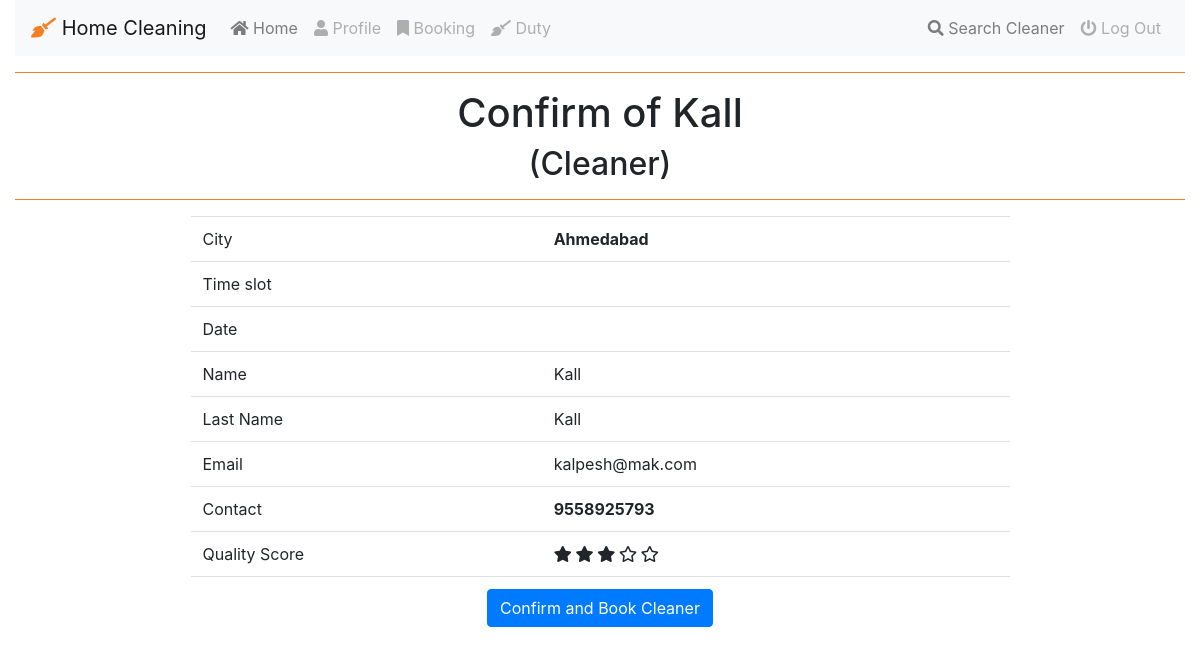
Screenshot of /cleanerconfirm/11 (signed in) with the database file from the repository.
### registration/models.py (models this page shows, shortened)
class CleanerModel(models.Model):
    user = models.OneToOneField(User,on_delete=models.CASCADE)
    quality_score = models.FloatField(default=0)
    city=models.ForeignKey(CityModel,null=True,on_delete=models.SET_NULL)

class User(AbstractUser):
    username= models.CharField('username',max_length=12)
    contact = models.CharField('Contact',max_length=10,unique=True)
    first_name  = models.CharField('first_last',max_length=30)
    last_name   = models.CharField('Last_last',max_length=30)
    is_cleaner  = models.BooleanField('cleaner', default=False)
    USERNAME_FIELD = 'contact'
    REQUIRED_FIELDS = ['username']
    def get_absolute_url(self):
        return reverse("registration:profile", kwargs={"pk": self.pk})

class CityModel(models.Model):
    name=models.CharField(max_length=25)
    def __str__(self):
        return self.name

### booking/views.py (the view)
# urls.py: path('cleanerconfirm/<int:pk>',CleanerConfirm.as_view(),name='cleanerconfirm'),
@method_decorator(login_required, name='dispatch')
class CleanerConfirm(View):
    def get(self,request,pk):
        cleaner=get_object_or_404(CleanerModel,pk=pk)
        return render(request,"booking/cleanerconfirm.html",{'cleaner':cleaner,'range':range(5)})

### templates/booking/cleanerconfirm.html (shortened to what this page needs)
{% extends 'registration/base.html' %}
{% block body %}
<div class="col-md-12">
<center>
<hr>
    <h1>Confirm of {{ cleaner.user.first_name|title }}</h1><h2>(Cleaner)</h2>
<hr>
<table class="table table-hover" style="width:70%;">
    <tr>
        <td>City</td>
        <td style="font-weight:bold;">{{ cleaner.city }}</td>
    </tr>
    <tr>
        <td>Time slot</td>
        <td style="font-weight:bold;"><script>document.write(timeslot[{{ request.session.timeslot }}])</script></td>
    </tr>
    <tr>
        <td>Date</td>
        <td style="font-weight:bold;">{{ request.session.date }}</td>
    </tr>
        <tr>
            <td>Name</td>
            <td>{{ cleaner.user.first_name|title }}</td>
        </tr>
        <tr>
            <td>Last Name</td>
            <td>{{ cleaner.user.last_name|title }}</td>
        </tr>
        <tr>
            <td>Email</td>
            <td>{{ cleaner.user.email }}</td>
        </tr>
        <tr>
            <td>Contact</td>
            <td style="font-weight:bold;">{{ cleaner.user.contact}}</td>
        </tr>
        <tr>
            <td>Quality Score</td>
            <td style="font-weight:bold;">
                {% for j in range %}
                    {% if cleaner.quality_score > j %}
                        <i class="fas fa-star"></i>
                    {% else %}
                        <i class="far fa-star"></i>
                    {% endif %}
                {% endfor %}
            </td>
        </tr>
        <tr>
            <td colspan="2">
            <center><a href={% url 'booking:bookcleaner' cleaner.pk %} class="btn btn-primary stretched-link">Confirm and Book Cleaner</a></center>
            </td>
        </tr>
    </table>
</center>
{% endblock body %}

### templates/registration/base.html (style rules this page uses)
hr { border-top-color:#f48024; }

### rows the page displays
CleanerModel: user.first_name "Kall", city "Ahmedabad", user.last_name "Kall", user.email "kalpesh@mak.com", user.contact "9558925793", quality_score 3 (drawn)
